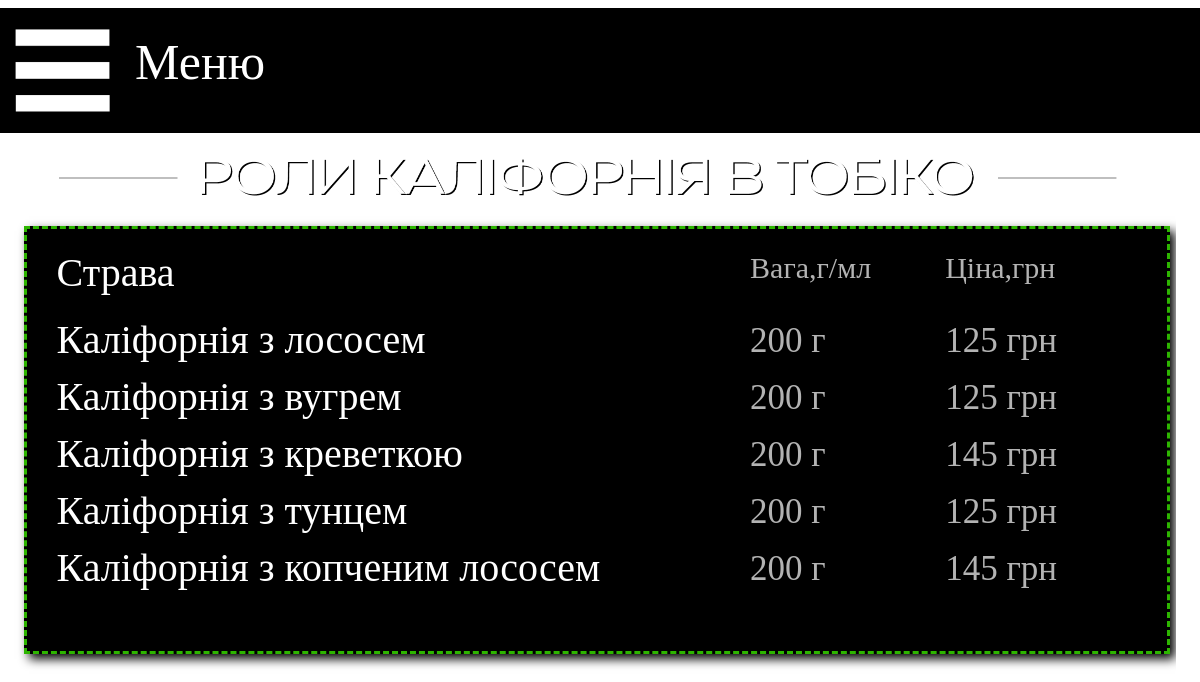
The page /rolls_kalifornia_tobiko on the database its author committed.
### main/models.py (models this page shows, shortened)
class Menu_kalif_tobiko(models.Model):
    name = models.CharField('Название', max_length=40)
    weight = models.CharField('Вес', max_length=10)
    spec = models.CharField('Состав', max_length=100, blank=True)
    price = models.CharField('Цена', max_length=10)
    image = models.ImageField(upload_to="sushi", default='sushi/empty.png')
    class Meta:
        verbose_name = 'Калифорния тобико'
        verbose_name_plural = 'Калифорния тобико'

### main/views.py (the view)
# urls.py: path('rolls_kalifornia_tobiko', views.sushi_kalif_tobiko, name='kalif_tobiko'),
def sushi_kalif_tobiko(request):
    dish = Menu_kalif_tobiko.objects.all()
    n1 = sushi_news.objects.all()
    return render(request, 'main/sushi_Kalif_tobiko.html', {'Menu': dish, 'news': n1})

### main/templates/main/sushi_Kalif_tobiko.html (shortened to what this page needs)
{% extends 'main/base_sushi.html' %}
{% load static %}
{% block content_top %}
<div class="content_top">
    <img src="{% static 'img/content_top/kalif_tobiko.png' %}" width="100%" height="100%">
</div>
{% endblock %}
{% block content2 %}
<div class="menu_list">
    <div class="menu_list_in">
        <div style="width: 100%; float: left">
            <div class="menu_list_head_name">Страва</div>
            <div class="menu_list_head_price">Цiна,грн</div>
            <div class="menu_list_head_weight">Вага,г/мл</div>
        </div>
        {% for el in Menu %}
        <div style="width: 100%; float: left">
            <div class="menu_list_name">{{el.name}}</div>
            <div class="menu_list_price">{{el.price}}</div>
            <div class="menu_list_weight">{{el.weight}}</div>
        </div>
        {% endfor %}
    </div>
</div>
{% endblock %}

### main/static/css/style1.css (style rules this page uses)
.body { background-image: url(storage/back1_1.png); background-size: 100%; margin-right: auto; margin-left: auto; }
.menu_list { float: left; width: 97%; height: auto; background-color: black; border: 3px dashed #2db500; box-shadow: 5px 5px 10px black; }
.menu_list_in { float: left; width: 95%; height: auto; margin-left: 30px; margin-top: 20px; margin-right: 20px; margin-bottom: 60px; }
.menu_list_head_name { width: 76%; float: left; font-family: Eastman; color: white; font-size: 20px; margin-bottom: 10px; }
.menu_list_head_weight { margin-top: 2px; width: 12%; float: right; font-family: Eastman; color: white; font-size: 15px; opacity: 70%; margin-bottom: 10px; }
.menu_list_head_price { margin-top: 2px; width: 12%; float: right; font-family: Eastman; color: white; font-size: 15px; opacity: 70%; margin-bottom: 10px; }
.menu_list_name { width: 76%; float: left; font-family: Eastman; color: white; font-size: 20px; margin-top: 10px; }
.menu_list_weight { width: 12%; float: right; font-family: Eastman; color: white; font-size: 15px; opacity: 70%; margin-top: 15px; }
.menu_list_price { width: 12%; float: right; font-family: Eastman; color: white; font-size: 15px; opacity: 70%; margin-top: 15px; }
.content_top { margin-left: 5%; margin-top: 0.75%; width: 90%; height: 13.5%; }

### main/static/css/adaptive.css (style rules this page uses)
@media only screen and (max-width: 1200px) { .body { background-image: url(storage/back_sushi.png); } }
@media only screen and (max-width: 1200px) { .content_top { margin-top: 100px; height: 100px; } }
@media only screen and (max-width: 1200px) { .menu_list_head_name { font-size: 40px; width: 50%; } }
@media only screen and (max-width: 1200px) { .menu_list_head_weight { font-size: 30px; width: 18%; } }
@media only screen and (max-width: 1200px) { .menu_list_head_price { font-size: 30px; width: 18%; } }
@media only screen and (max-width: 1200px) { .menu_list_name { font-size: 40px; width: 60%; } }
@media only screen and (max-width: 1200px) { .menu_list_weight { font-size: 35px; width: 18%; } }
@media only screen and (max-width: 1200px) { .menu_list_price { font-size: 35px; width: 18%; } }

### rows shown on the page
Menu_kalif_tobiko: name "Каліфорнія з лососем", price "125 грн", weight "200 г"
Menu_kalif_tobiko: name "Каліфорнія з вугрем", price "125 грн", weight "200 г"
Menu_kalif_tobiko: name "Каліфорнія з креветкою", price "145 грн", weight "200 г"
Menu_kalif_tobiko: name "Каліфорнія з тунцем", price "125 грн", weight "200 г"
Menu_kalif_tobiko: name "Каліфорнія з копченим лососем", price "145 грн", weight "200 г"
